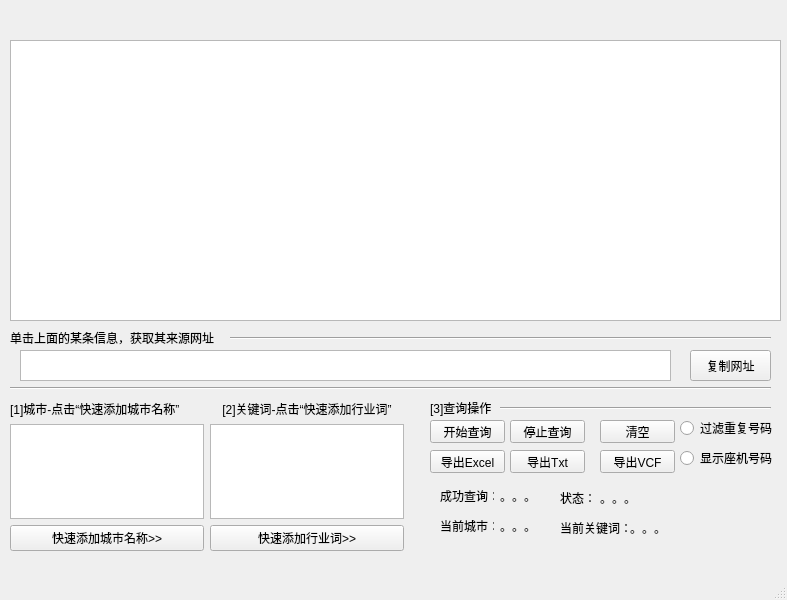
<?xml version="1.0" encoding="UTF-8"?>
<ui version="4.0">
 <class>MainWindow</class>
 <widget class="QMainWindow" name="MainWindow">
  <property name="geometry">
   <rect>
    <x>0</x>
    <y>0</y>
    <width>787</width>
    <height>600</height>
   </rect>
  </property>
  <property name="windowTitle">
   <string>MainWindow</string>
  </property>
  <widget class="QWidget" name="centralwidget">
   <widget class="Line" name="line">
    <property name="geometry">
     <rect>
      <x>230</x>
      <y>330</y>
      <width>541</width>
      <height>16</height>
     </rect>
    </property>
    <property name="orientation">
     <enum>Qt::Horizontal</enum>
    </property>
   </widget>
   <widget class="QLabel" name="label">
    <property name="geometry">
     <rect>
      <x>10</x>
      <y>330</y>
      <width>221</width>
      <height>16</height>
     </rect>
    </property>
    <property name="text">
     <string>单击上面的某条信息，获取其来源网址</string>
    </property>
   </widget>
   <widget class="QListView" name="result_listview">
    <property name="geometry">
     <rect>
      <x>10</x>
      <y>40</y>
      <width>771</width>
      <height>281</height>
     </rect>
    </property>
    <property name="minimumSize">
     <size>
      <width>0</width>
      <height>281</height>
     </size>
    </property>
   </widget>
   <widget class="QTextEdit" name="url_text">
    <property name="geometry">
     <rect>
      <x>20</x>
      <y>350</y>
      <width>651</width>
      <height>31</height>
     </rect>
    </property>
   </widget>
   <widget class="QPushButton" name="copyurl_listview">
    <property name="geometry">
     <rect>
      <x>690</x>
      <y>350</y>
      <width>81</width>
      <height>31</height>
     </rect>
    </property>
    <property name="text">
     <string>复制网址</string>
    </property>
   </widget>
   <widget class="Line" name="line_2">
    <property name="geometry">
     <rect>
      <x>10</x>
      <y>380</y>
      <width>761</width>
      <height>16</height>
     </rect>
    </property>
    <property name="orientation">
     <enum>Qt::Horizontal</enum>
    </property>
   </widget>
   <widget class="QWidget" name="layoutWidget">
    <property name="geometry">
     <rect>
      <x>210</x>
      <y>400</y>
      <width>194</width>
      <height>151</height>
     </rect>
    </property>
    <layout class="QVBoxLayout" name="verticalLayout_2">
     <item>
      <widget class="QLabel" name="label_3">
       <property name="text">
        <string>[2]关键词-点击“快速添加行业词”</string>
       </property>
       <property name="alignment">
        <set>Qt::AlignCenter</set>
       </property>
      </widget>
     </item>
     <item>
      <widget class="QListView" name="key_listview">
       <property name="maximumSize">
        <size>
         <width>256</width>
         <height>100</height>
        </size>
       </property>
      </widget>
     </item>
     <item>
      <widget class="QPushButton" name="addkey_button">
       <property name="text">
        <string>快速添加行业词&gt;&gt;</string>
       </property>
      </widget>
     </item>
    </layout>
   </widget>
   <widget class="QLabel" name="label_4">
    <property name="geometry">
     <rect>
      <x>430</x>
      <y>400</y>
      <width>71</width>
      <height>16</height>
     </rect>
    </property>
    <property name="text">
     <string>[3]查询操作</string>
    </property>
   </widget>
   <widget class="Line" name="line_3">
    <property name="geometry">
     <rect>
      <x>500</x>
      <y>400</y>
      <width>271</width>
      <height>16</height>
     </rect>
    </property>
    <property name="orientation">
     <enum>Qt::Horizontal</enum>
    </property>
   </widget>
   <widget class="QPushButton" name="start_button">
    <property name="geometry">
     <rect>
      <x>430</x>
      <y>420</y>
      <width>75</width>
      <height>23</height>
     </rect>
    </property>
    <property name="text">
     <string>开始查询</string>
    </property>
   </widget>
   <widget class="QPushButton" name="stop_button">
    <property name="geometry">
     <rect>
      <x>510</x>
      <y>420</y>
      <width>75</width>
      <height>23</height>
     </rect>
    </property>
    <property name="text">
     <string>停止查询</string>
    </property>
   </widget>
   <widget class="QPushButton" name="clear_button">
    <property name="geometry">
     <rect>
      <x>600</x>
      <y>420</y>
      <width>75</width>
      <height>23</height>
     </rect>
    </property>
    <property name="text">
     <string>清空</string>
    </property>
   </widget>
   <widget class="QRadioButton" name="radioButton">
    <property name="geometry">
     <rect>
      <x>680</x>
      <y>420</y>
      <width>101</width>
      <height>16</height>
     </rect>
    </property>
    <property name="text">
     <string>过滤重复号码</string>
    </property>
   </widget>
   <widget class="QPushButton" name="toexcel_button">
    <property name="geometry">
     <rect>
      <x>430</x>
      <y>450</y>
      <width>75</width>
      <height>23</height>
     </rect>
    </property>
    <property name="text">
     <string>导出Excel</string>
    </property>
   </widget>
   <widget class="QPushButton" name="totxt_button">
    <property name="geometry">
     <rect>
      <x>510</x>
      <y>450</y>
      <width>75</width>
      <height>23</height>
     </rect>
    </property>
    <property name="text">
     <string>导出Txt</string>
    </property>
   </widget>
   <widget class="QPushButton" name="tovcf_button">
    <property name="geometry">
     <rect>
      <x>600</x>
      <y>450</y>
      <width>75</width>
      <height>23</height>
     </rect>
    </property>
    <property name="text">
     <string>导出VCF</string>
    </property>
   </widget>
   <widget class="QRadioButton" name="radioButton_2">
    <property name="geometry">
     <rect>
      <x>680</x>
      <y>450</y>
      <width>101</width>
      <height>16</height>
     </rect>
    </property>
    <property name="text">
     <string>显示座机号码</string>
    </property>
   </widget>
   <widget class="QWidget" name="layoutWidget">
    <property name="geometry">
     <rect>
      <x>10</x>
      <y>400</y>
      <width>194</width>
      <height>151</height>
     </rect>
    </property>
    <layout class="QVBoxLayout" name="verticalLayout">
     <item>
      <widget class="QLabel" name="label_2">
       <property name="text">
        <string>[1]城市-点击“快速添加城市名称”</string>
       </property>
      </widget>
     </item>
     <item>
      <widget class="QListView" name="city_listview">
       <property name="maximumSize">
        <size>
         <width>256</width>
         <height>100</height>
        </size>
       </property>
      </widget>
     </item>
     <item>
      <widget class="QPushButton" name="addcity_button">
       <property name="text">
        <string>快速添加城市名称&gt;&gt;</string>
       </property>
      </widget>
     </item>
    </layout>
   </widget>
   <widget class="QLabel" name="label_5">
    <property name="geometry">
     <rect>
      <x>440</x>
      <y>490</y>
      <width>54</width>
      <height>12</height>
     </rect>
    </property>
    <property name="text">
     <string>成功查询：</string>
    </property>
   </widget>
   <widget class="QLabel" name="search_num_text">
    <property name="geometry">
     <rect>
      <x>500</x>
      <y>490</y>
      <width>54</width>
      <height>12</height>
     </rect>
    </property>
    <property name="text">
     <string>。。。</string>
    </property>
   </widget>
   <widget class="QLabel" name="label_6">
    <property name="geometry">
     <rect>
      <x>560</x>
      <y>490</y>
      <width>31</width>
      <height>16</height>
     </rect>
    </property>
    <property name="text">
     <string>状态：</string>
    </property>
   </widget>
   <widget class="QLabel" name="status_text">
    <property name="geometry">
     <rect>
      <x>600</x>
      <y>490</y>
      <width>161</width>
      <height>16</height>
     </rect>
    </property>
    <property name="text">
     <string>。。。</string>
    </property>
   </widget>
   <widget class="QLabel" name="label_7">
    <property name="geometry">
     <rect>
      <x>440</x>
      <y>520</y>
      <width>54</width>
      <height>12</height>
     </rect>
    </property>
    <property name="text">
     <string>当前城市：</string>
    </property>
   </widget>
   <widget class="QLabel" name="now_city_text">
    <property name="geometry">
     <rect>
      <x>500</x>
      <y>520</y>
      <width>54</width>
      <height>12</height>
     </rect>
    </property>
    <property name="text">
     <string>。。。</string>
    </property>
   </widget>
   <widget class="QLabel" name="label_8">
    <property name="geometry">
     <rect>
      <x>560</x>
      <y>520</y>
      <width>71</width>
      <height>16</height>
     </rect>
    </property>
    <property name="text">
     <string>当前关键词：</string>
    </property>
   </widget>
   <widget class="QLabel" name="now_key_text">
    <property name="geometry">
     <rect>
      <x>630</x>
      <y>520</y>
      <width>61</width>
      <height>16</height>
     </rect>
    </property>
    <property name="text">
     <string>。。。</string>
    </property>
   </widget>
  </widget>
  <widget class="QMenuBar" name="menubar">
   <property name="geometry">
    <rect>
     <x>0</x>
     <y>0</y>
     <width>787</width>
     <height>23</height>
    </rect>
   </property>
  </widget>
  <widget class="QStatusBar" name="statusbar"/>
 </widget>
 <resources/>
 <connections/>
</ui>
